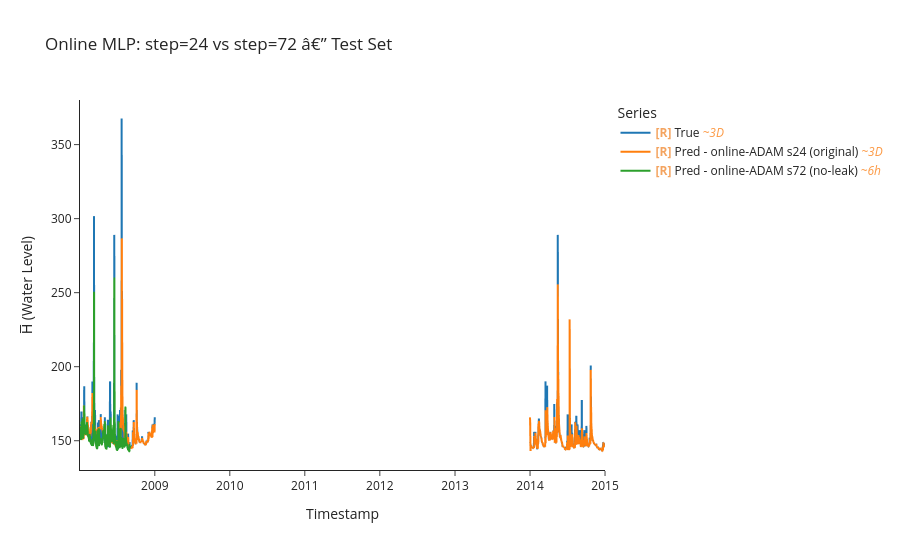

Write notebook code for a chart like this one.
### Code cell
# --- Train & evaluate with step=72 (no leakage) ---
model_72, optimizer_72, criterion_72 = build_mlp(LOOKBACK*N_FEATURES, HORIZON)

y_true_72, y_pred_72, time_indices_72, _ = uf.train_model_online(model_72, optimizer_72, criterion_72,
                                                                   train_ds_72, train_df,
                                                                   LOOKBACK, HORIZON, BATCH_SIZE)

y_true_test_72, y_pred_test_72, time_indices_test_72 = uf.model_evaluate_with_norm(model_72, criterion_72,
                                                                                    test_ds_72, test_df.index,
                                                                                    LOOKBACK, HORIZON, BATCH_SIZE)

# --- Compare step=24 (original) vs step=72 (no leakage) on test set ---
uf.calculate_metrics_and_plot(
    {
        "online-ADAM s24 (original)": (y_true_test,    y_pred_test,    time_indices_test),
        "online-ADAM s72 (no-leak)":  (y_true_test_72, y_pred_test_72, time_indices_test_72),
    },
    plot_title="Online MLP: step=24 vs step=72 â€” Test Set",
    export_metrics=True,
    export_html=True,
    export_file_name='results/testing/online/Online_step_comparison'
)

### Figure 1 — Plotly figure (JSON) as saved in the notebook; plotly's stock layout.template omitted (floating-point values rounded to 4 significant figures; data arrays with more than 128 entries replaced by an {"elided": "..."} marker saying what was removed)
{"data": [{"hovertemplate": "Legend=True<br>Timestamp=%{x}<br>H̅ (Water Level)=%{y}<extra></extra>", "legendgroup": "True", "line": {"color": "#1f77b4", "dash": "solid", "width": 2}, "marker": {"symbol": "circle"}, "mode": "lines", "name": "<b style=\"color:sandybrown\">[R]</b> True <i style=\"color:#fc9944\">~3D</i>", "showlegend": true, "type": "scattergl", "uid": "2628fafb-acc3-4e59-bf87-e2d34f2e4b29", "x": {"elided": "1001 str values"}, "xaxis": "x", "y": {"elided": "1001 float values"}, "yaxis": "y"}, {"hovertemplate": "Legend=Pred - online-ADAM s24 (original)<br>Timestamp=%{x}<br>H̅ (Water Level)=%{y}<extra></extra>", "legendgroup": "Pred - online-ADAM s24 (original)", "line": {"color": "#ff7f0e", "dash": "solid", "width": 2}, "marker": {"symbol": "circle"}, "mode": "lines", "name": "<b style=\"color:sandybrown\">[R]</b> Pred - online-ADAM s24 (original) <i style=\"color:#fc9944\">~3D</i>", "showlegend": true, "type": "scattergl", "uid": "58bd4625-4592-4561-9461-64d3505852fb", "x": {"elided": "1001 str values"}, "xaxis": "x", "y": {"elided": "1001 float values"}, "yaxis": "y"}, {"hovertemplate": "Legend=Pred - online-ADAM s72 (no-leak)<br>Timestamp=%{x}<br>H̅ (Water Level)=%{y}<extra></extra>", "legendgroup": "Pred - online-ADAM s72 (no-leak)", "line": {"color": "#2ca02c", "dash": "solid", "width": 2}, "marker": {"symbol": "circle"}, "mode": "lines", "name": "<b style=\"color:sandybrown\">[R]</b> Pred - online-ADAM s72 (no-leak) <i style=\"color:#fc9944\">~6h</i>", "showlegend": true, "type": "scattergl", "uid": "8337400b-043a-4717-851e-4d17bf716dd4", "x": {"elided": "1000 str values"}, "xaxis": "x", "y": {"elided": "1000 float values"}, "yaxis": "y"}], "layout": {"height": 550, "legend": {"title": {"text": "Series"}, "tracegroupgap": 0}, "title": {"text": "Online MLP: step=24 vs step=72 â€” Test Set"}, "xaxis": {"anchor": "y", "domain": [0, 1], "title": {"text": "Timestamp"}}, "yaxis": {"anchor": "x", "domain": [0, 1], "title": {"text": "H̅ (Water Level)"}}}}
